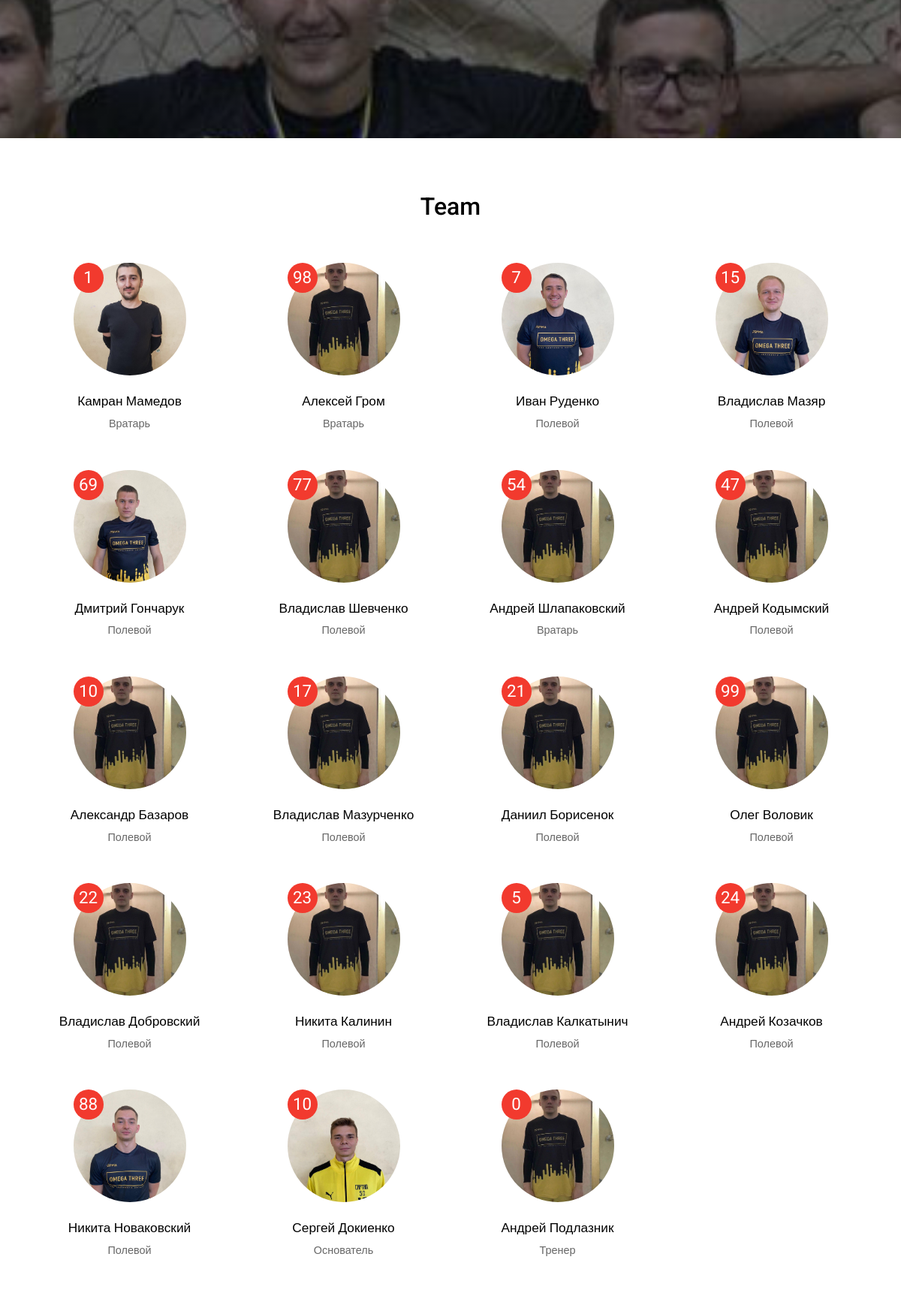
Before: /team (middle part) with the older database file.
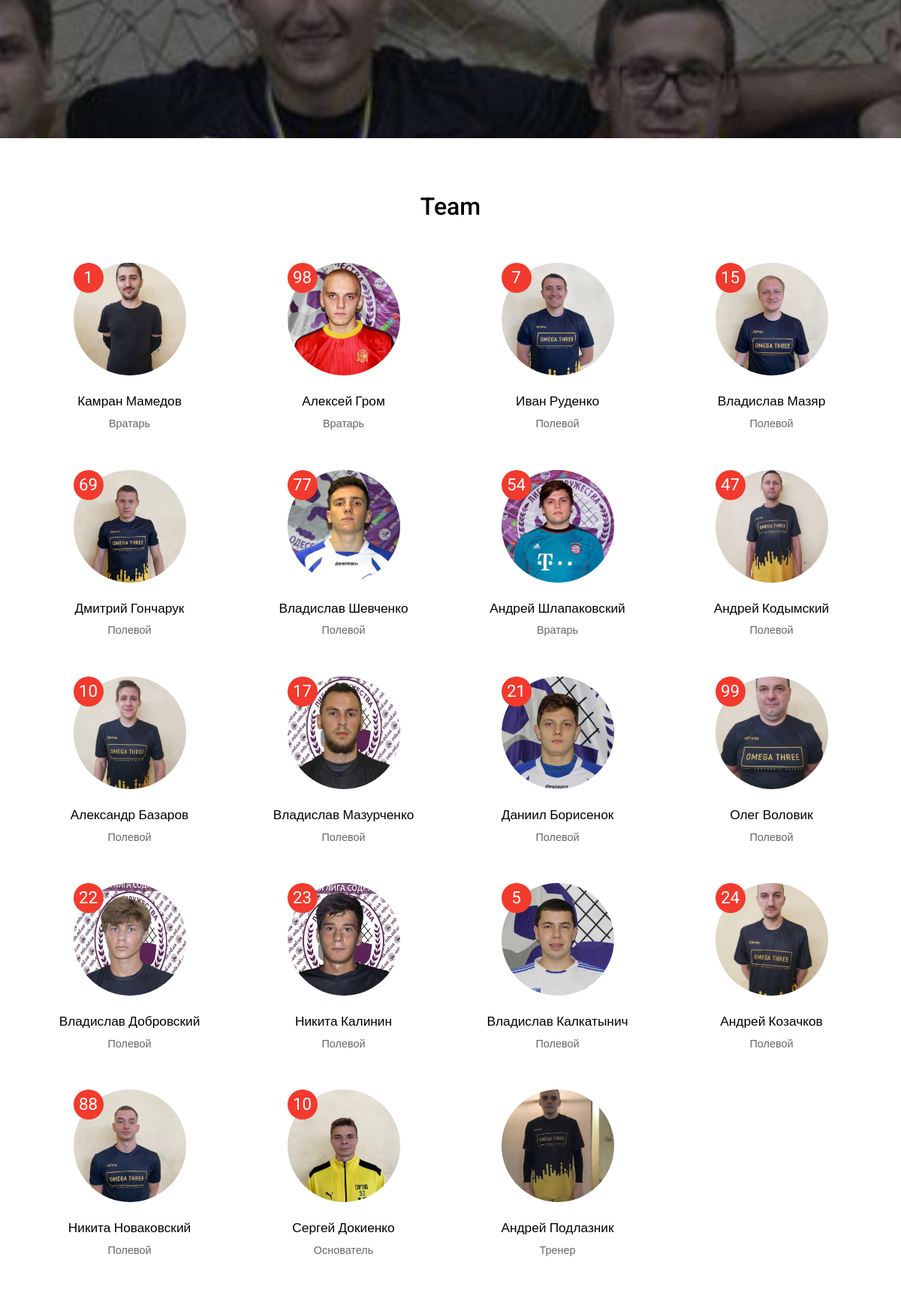
After: the same page with the newer database file.
### soccer/models.py (models this page shows, shortened)
class Player(models.Model):
    image =models.ImageField(verbose_name="Фото", upload_to="player/")
    fname = models.CharField(verbose_name="Имя", max_length=15)
    lname = models.CharField(verbose_name="Фамилия", max_length=15)
    birth = models.DateField(verbose_name="Дата Рождения")
    position = models.CharField(verbose_name="Позиция", max_length=12)
    number = models.IntegerField(verbose_name="Номер", null=True, blank=True)
    description = models.TextField(verbose_name="Биография")
    class Meta:
        verbose_name = 'Игрока'
        verbose_name_plural = 'Игроки'

### soccer/views.py (the view)
# urls.py: path("team", views.PlayersView.as_view(), name='players'),
class PlayersView(ListView):
        model = Player
        context_object_name = 'players_list'
        queryset = Player.objects.all()
        template_name = "website/players_list.html"

### templates/website/players_list.html (shortened to what this page needs)
{% extends 'website/base.html' %}
{% load static %}
{% block content %}
            <div class="parallax">
                <div class="container">
                    <div class="row align-items-center justify-content-start" style="height:100%;">
                    </div>
                </div>
            </div>
            <div style="padding: 5em 0;">
                <div class="container">
                    <div class="row">
                        <div class="col-md-12 text-center mb-5">
                            <h2>Team</h2>
                        </div>
                    </div>
                    <div class="row">
                        {% for player in players_list %}
                        <div class="mb-4 mb-lg-0 col-6 col-md-4 col-lg-3 text-center">
                            <div class="player mb-5">
                                {% if player.number != null %}
                                    <span class="team-number align-items-center">{{ player.number }}</span>
                                {% endif %}
                                <img src="{{ player.image.url }}" style="cursor: pointer;" alt="{{ player.fname }} {{ player.lname }}" class="img-fluid image rounded-circle mb-4" data-toggle="modal" data-target="#exampleModalCenter">
                                <h3 style="font-size: 1.2em!important;">{{ player.fname }} {{ player.lname }}</h3>
                                <span class="position grey">{{ player.position }}</span>
                            </div>
                        </div>
                        {% endfor %}
                    </div>
                </div>
            </div>
{% endblock content %}

### templates/website/base.html (shortened to what this page needs)
{% extends 'base.html' %}

### templates/base.html (shortened to what this page needs)
<!doctype html>
{% load static %}
<html lang="en">
    <head>
        <link rel="stylesheet" href="https://cdnjs.cloudflare.com/ajax/libs/font-awesome/4.7.0/css/font-awesome.min.css">
        <link href="https://unpkg.com/aos@2.3.1/dist/aos.css" rel="stylesheet">
        <link rel="stylesheet" href="https://stackpath.bootstrapcdn.com/bootstrap/4.4.1/css/bootstrap.min.css">
        <link href="{% static 'css/style.css'%}" rel="stylesheet" type="text/css"/>
    </head>
    <body>
    <section>
    {% block content %}
    {% endblock content %}
    </section>
    </body>
</html>

### templates/include/header.html (shortened to what this page needs)
{% load static %}

### static/css/style.css (style rules this page uses)
body { font-family: 'Roboto', Arial, Helvetica, sans-serif; font-size: 90%; font-weight: 400; margin: 0; background-color: white; color: black; line-height: 1.7; }
.parallax { background: linear-gradient( rgba(0, 0, 0, 0.4), rgba(0, 0, 0, 0.4) ), url(../images/group.jpg); height: 650px; background-attachment: fixed; background-repeat: no-repeat; background-size: cover; background-position: top; }
.parallax .container .row { min-height: 600px; height: calc(100vh - 174px); }
.grey { color: #666; font-size: 1em; }
.player { position: relative; }
.team-number { position: absolute; width: 40px; height: 40px; background: #f23a2e; border-radius: 50%; color: #fff; z-index: 1000; font-size: 1.4rem; }
.player .image { object-fit: cover; width: 150px; height: 150px; overflow: hidden; position: relative; }
.image { overflow: hidden; position: relative; }

Changed rows visible on the page:
changed Player "Алексей": image: a different picture
changed Player "Шевченко": image: a different picture
changed Player "Шлапаковский": image: a different picture
changed Player "Кодымский": image: a different picture
changed Player "Александр": image: a different picture
changed Player "Мазурченко": image: a different picture
changed Player "Даниил": image: a different picture
changed Player "Олег": image: a different picture
changed Player "Добровский": image: a different picture
changed Player "Калинин": image: a different picture
changed Player "Калкатынич": image: a different picture
changed Player "Козачков": image: a different picture
changed Player "Подлазник": number "0" → (not shown)
